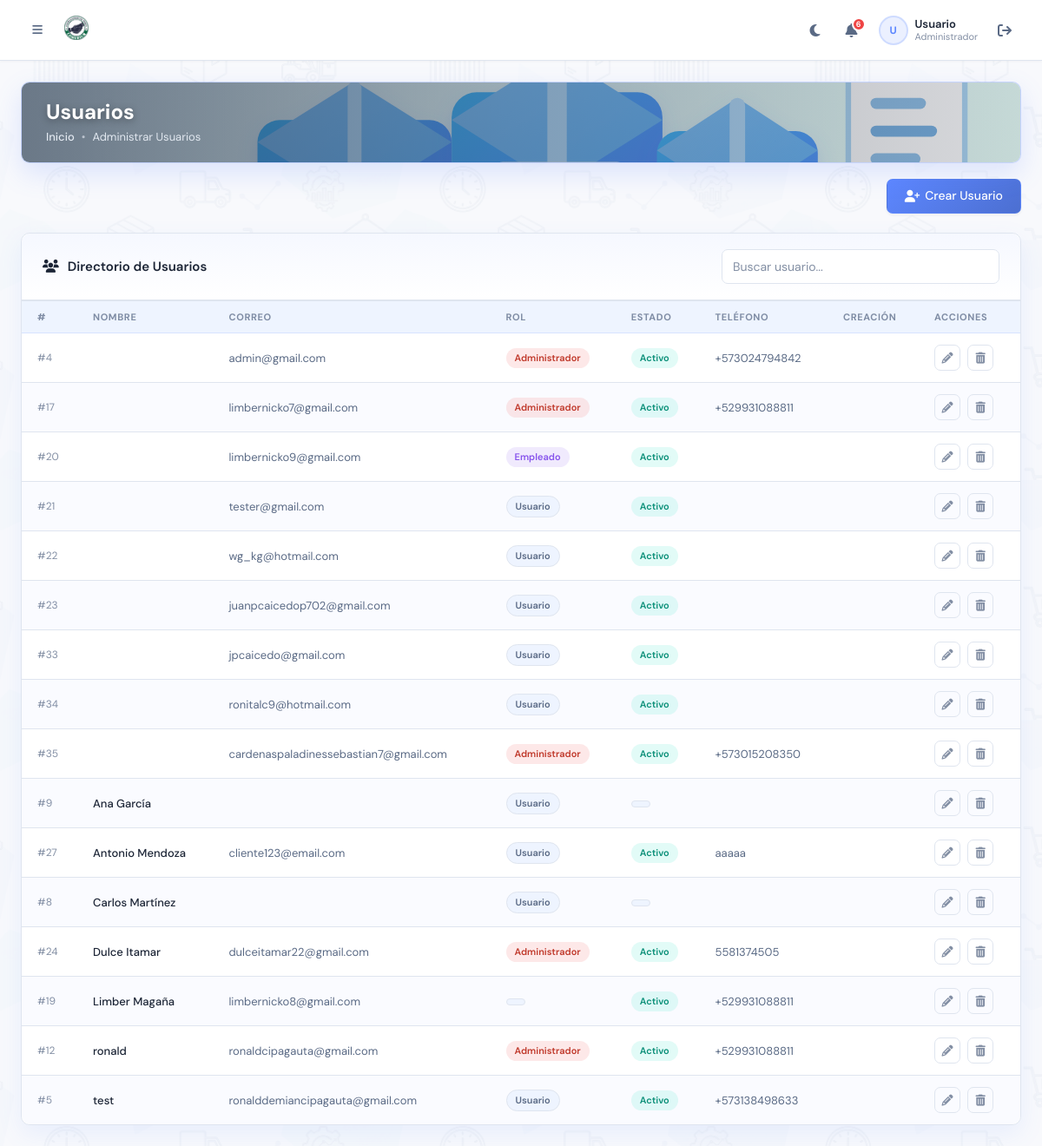
The app's page /administrar_usuarios.php (signed in) with its own data.
### tables this page shows
CREATE TABLE `Usuarios` (
  `id_usuario` int(11) NOT NULL,
  `nombre` varchar(100) DEFAULT NULL,
  `correo_electronico` varchar(100) DEFAULT NULL,
  `contrasena` varchar(255) DEFAULT NULL,
  `rol` enum('Administrador','Usuario','Empleado') DEFAULT NULL,
  `estado` enum('Activo','Inactivo') DEFAULT NULL,
  `telefono` varchar(20) DEFAULT NULL,
  `fecha_creacion` datetime DEFAULT NULL,
  `direccion` varchar(255) DEFAULT NULL
);

### utils/system_settings.php (called while the page is built, shortened)
<?php
function getSystemSettingsDefaults(): array
{
    return [
        'umbral_stock_bajo'            => 5,
        'permitir_inventario_negativo' => 0,
        'categorizacion_automatica'    => 0,
        'logo_path'                    => null,
        'banner_imagen'                => null,
        'banner_overlay_color'         => '#0f172a',
        'banner_overlay_opacidad'      => 0.56,
        'banner_texto_primario'        => '#ffffff',
        'banner_texto_secundario'      => '#e2e8f0',
        'color_acento'                 => '#5d87ff',
        'nombre_instancia'             => 'Master Inventario',
        'moneda_codigo'                => 'MXN',
        'posicion_moneda'              => 'antes',
        'formato_fecha'                => 'd/m/Y',
        'formato_hora'                 => 'H:i',
        'zona_horaria'                 => 'America/Mexico_City',
        'densidad_tablas'              => 'comoda',
        'modo_oscuro_permanente'       => 0,
        'logs_actividad'               => 1,
        'tamano_fuente'                => 'mediano',
        'bg_imagen'                    => null,
        'bg_opacidad'                  => 0.22,
    ];
}
function getSystemSettings(): array
{
    if (isset($GLOBALS['SYSTEM_SETTINGS']) && is_array($GLOBALS['SYSTEM_SETTINGS'])) {
        return $GLOBALS['SYSTEM_SETTINGS'];
    }
    return getSystemSettingsDefaults();
}
function systemSetting(string $key, mixed $default = null): mixed
{
    $settings = getSystemSettings();
    return $settings[$key] ?? $default;
}
function appResolveLogoPath(): string
{
    $custom = (string)systemSetting('logo_path', '');
    return '../logo.png';
}

### utils/pagination.php (called while the page is built, shortened)
<?php
function getPaginationParams(int $defaultLimit = 25): array {
    $page  = max(1, intval($_GET['page'] ?? 1));
    $limit = in_array(intval($_GET['limit'] ?? $defaultLimit), [10, 25, 50, 100])
        ? intval($_GET['limit'] ?? $defaultLimit)
        : $defaultLimit;
    $offset = ($page - 1) * $limit;
    return ['page' => $page, 'limit' => $limit, 'offset' => $offset];
}

### utils/db.php (called while the page is built, shortened)
<?php
function dbQuery(mysqli $conn, string $sql, string $types = '', mixed ...$params): mysqli_result|bool {
    $stmt = $conn->prepare($sql);
    if ($types && $params) {
        $stmt->bind_param($types, ...$params);
    }
    if (!$stmt->execute()) {
        error_log("DB execute error: " . $stmt->error . " | SQL: $sql");
        $stmt->close();
        return false;
    }
    $result = $stmt->get_result();
    return $result ?: true;
}
function dbFetchAll(mysqli $conn, string $sql, string $types = '', mixed ...$params): array {
    $result = dbQuery($conn, $sql, $types, ...$params);
    return $result->fetch_all(MYSQLI_ASSOC);
}

### administrar_usuarios.php (the view, shortened to what this page needs)
<?php
require_once 'config.php';
['page' => $page, 'limit' => $limit, 'offset' => $offset] = getPaginationParams(25);
$usuarios = dbFetchAll($conn,
    "SELECT id_usuario, correo_electronico, nombre, rol, estado, telefono, fecha_creacion, direccion FROM Usuarios ORDER BY nombre ASC LIMIT ? OFFSET ?",
    "ii", $limit, $offset
);
include('layout/sidebar.php');
?>
<div class="page-banner">
    <div class="page-banner-content">
        <h1>Usuarios</h1>
        <div class="page-banner-breadcrumb">
            <a href="dashboard.php">Inicio</a>
            <span class="sep">•</span>
            <span>Administrar Usuarios</span>
        </div>
    </div>
    <img src="assets/images/breadcrumb/inventario_productos_banner.svg" alt="Banner de inventario de productos" class="page-banner-img">
</div>
<div class="module-actions-row">
    <button type="button" class="btn-primary-master" onclick="openModal('createUserModal')">
        <i class="fas fa-user-plus"></i> Crear Usuario
    </button>
</div>
<div class="card-master">
    <div class="card-header-master">
        <h3><i class="fas fa-users icon-pink"></i>Directorio de Usuarios</h3>
        <div class="table-search-wrap no-icon">
            <input type="text" id="tableSearchUsers" class="table-search-input" placeholder="Buscar usuario...">
        </div>
    </div>
    <?php if (!empty($usuarios)): ?>
    <div class="table-wrap">
        <table class="data-table" id="usersTable">
            <thead>
                <tr>
                    <th>#</th>
                    <th>Nombre</th>
                    <th>Correo</th>
                    <th>Rol</th>
                    <th>Estado</th>
                    <th>Teléfono</th>
                    <th>Creación</th>
                    <th>Acciones</th>
                </tr>
            </thead>
            <tbody>
                <?php foreach ($usuarios as $row): ?>
                <tr>
                    <td class="td-muted">#<?= htmlspecialchars($row['id_usuario']) ?></td>
                    <td class="td-primary"><?= htmlspecialchars($row['nombre']) ?></td>
                    <td><?= htmlspecialchars($row['correo_electronico']) ?></td>
                    <td>
                        <span class="badge-pill <?= $row['rol'] === 'Administrador' ? 'badge-danger' : ($row['rol'] === 'Empleado' ? 'badge-info' : 'badge-neutral') ?>">
                            <?= htmlspecialchars($row['rol']) ?>
                        </span>
                    </td>
                    <td>
                        <span class="badge-pill <?= $row['estado'] === 'Activo' ? 'badge-success' : 'badge-neutral' ?>">
                            <?= htmlspecialchars($row['estado']) ?>
                        </span>
                    </td>
                    <td><?= htmlspecialchars($row['telefono']) ?></td>
                    <td><?= htmlspecialchars($row['fecha_creacion']) ?></td>
                    <td>
                        <div class="td-actions">
                            <button class="btn-icon" title="Editar" onclick="openEditModal(
                                '<?= intval($row['id_usuario']) ?>',
                                '<?= htmlspecialchars($row['correo_electronico'], ENT_QUOTES) ?>',
                                '<?= htmlspecialchars($row['nombre'], ENT_QUOTES) ?>',
                                '<?= htmlspecialchars($row['rol'], ENT_QUOTES) ?>',
                                '<?= htmlspecialchars($row['estado'], ENT_QUOTES) ?>',
                                '<?= htmlspecialchars($row['telefono'], ENT_QUOTES) ?>',
                                '<?= htmlspecialchars($row['direccion'], ENT_QUOTES) ?>'
                            )"><i class="fas fa-pencil-alt"></i></button>
                            <a href="administrar_usuarios.php?delete=<?= intval($row['id_usuario']) ?>" class="btn-icon danger" title="Eliminar" onclick="return confirm('¿Eliminar este usuario?');">
                                <i class="fas fa-trash-alt"></i>
                            </a>
                        </div>
                    </td>
                </tr>
                <?php endforeach; ?>
            </tbody>
        </table>
    </div>
    <?php endif; ?>
</div>
<?php include('layout/footer_main.php'); ?>

### layout/sidebar.php (shortened to what this page needs)
<?php
$user_role   = $_SESSION['user_role'] ?? '';
$user_nombre = $_SESSION['nombre'] ?? 'Usuario';
$user_foto = $_SESSION['foto_perfil'] ?? '';
$user_avatar_fit = (string)($_SESSION['avatar_fit'] ?? 'cover');
$instance_name = (string)systemSetting('nombre_instancia', 'Master Inventario');
$instance_logo = appResolveLogoPath();
$stock_threshold = max(0, (int)systemSetting('umbral_stock_bajo', 5));
$html_classes = [];
$html_class_attr = implode(' ', $html_classes);
$alertas_nav = 0;
if (!empty($_SESSION['user_id']) && isset($conn)) {
    $stmt_alert = $conn->prepare("SELECT COUNT(*) AS total FROM Inventario WHERE cantidad_disponible <= ?");
    if ($stmt_alert) {
        $stmt_alert->bind_param("i", $stock_threshold);
        $stmt_alert->execute();
        $alertas_nav = (int)$stmt_alert->get_result()->fetch_assoc()['total'];
    }
}
?>
<!DOCTYPE html>
<html lang="es" id="html-root" class="<?= htmlspecialchars($html_class_attr, ENT_QUOTES, 'UTF-8') ?>">
<head>
    <link rel="stylesheet" href="https://cdnjs.cloudflare.com/ajax/libs/font-awesome/6.5.0/css/all.min.css">
    <link rel="stylesheet" href="styles/template-theme.css">
    <link rel="stylesheet" href="styles/components.css">
</head>
<body>
<div class="layout">
    <div class="body-wrapper">
        <header class="topbar" id="topbar">
            <div class="topbar-left">
                <button class="mobile-toggle" id="sidebarToggle" aria-label="Abrir menú">
                    <i class="fas fa-bars"></i>
                </button>
                <div class="topbar-logo">
                    <a href="index.php">
                        <img src="<?= htmlspecialchars($instance_logo, ENT_QUOTES, 'UTF-8') ?>" alt="<?= htmlspecialchars($instance_name, ENT_QUOTES, 'UTF-8') ?>" style="height:28px; width:auto;">
                    </a>
                </div>
            </div>
            <div class="topbar-right">
                <button class="theme-toggle" id="themeToggle" title="Cambiar tema" aria-label="Cambiar tema claro/oscuro">
                    <i class="fas fa-moon theme-icon-light"></i>
                </button>
                <button class="icon-btn" title="Alertas de stock" onclick="window.location='gestion_inventario.php'">
                    <i class="fas fa-bell"></i>
                    <?php if ($alertas_nav > 0): ?>
                        <span class="badge-count"><?= $alertas_nav > 9 ? '9+' : $alertas_nav ?></span>
                    <?php endif; ?>
                </button>
                <a href="perfil.php" class="header-profile">
                    <div class="user-avatar">
                        <?php if (!empty($user_foto) && file_exists(__DIR__ . '/../' . $user_foto)): ?>
                            <img src="<?= htmlspecialchars($user_foto) ?>?v=<?= $_SESSION['foto_v'] ?? 1 ?>" alt="Foto" style="width:100%;height:100%;object-fit:<?= $user_avatar_fit === 'contain' ? 'contain' : 'cover' ?>;background:rgba(255,255,255,0.12);border-radius:inherit;">
                        <?php else: ?>
                            <?= strtoupper(mb_substr($user_nombre, 0, 1)) ?>
                        <?php endif; ?>
                    </div>
                    <div class="header-profile-info">
                        <span class="header-profile-name"><?= htmlspecialchars($user_nombre, ENT_QUOTES, 'UTF-8') ?></span>
                        <span class="header-profile-role"><?= htmlspecialchars($user_role, ENT_QUOTES, 'UTF-8') ?></span>
                    </div>
                </a>
                <a href="logout.php" class="icon-btn" title="Cerrar sesión">
                    <i class="fas fa-arrow-right-from-bracket"></i>
                </a>
            </div>
        </header>
        <div class="page-content">

### layout/footer_main.php (shortened to what this page needs)
        </div>
    </div>
</div>
</body>
</html>

### records on screen
usuarios: id_usuario "4", correo_electronico "admin@gmail.com", rol "Administrador", estado "Activo", telefono "+573024794842"
usuarios: id_usuario "17", correo_electronico "limbernicko7@gmail.com", rol "Administrador", estado "Activo", telefono "+529931088811"
usuarios: id_usuario "20", correo_electronico "limbernicko9@gmail.com", rol "Empleado", estado "Activo"
usuarios: id_usuario "21", correo_electronico "tester@gmail.com", rol "Usuario", estado "Activo"
usuarios: id_usuario "22", correo_electronico "wg_kg@hotmail.com", rol "Usuario", estado "Activo"
usuarios: id_usuario "23", correo_electronico "juanpcaicedop702@gmail.com", rol "Usuario", estado "Activo"
usuarios: id_usuario "33", correo_electronico "jpcaicedo@gmail.com", rol "Usuario", estado "Activo"
usuarios: id_usuario "34", correo_electronico "ronitalc9@hotmail.com", rol "Usuario", estado "Activo"
usuarios: id_usuario "35", correo_electronico "cardenaspaladinessebastian7@gmail.com", rol "Administrador", estado "Activo", telefono "+573015208350"
usuarios: id_usuario "9", nombre "Ana García", rol "Usuario"
usuarios: id_usuario "27", nombre "Antonio Mendoza", correo_electronico "cliente123@email.com", rol "Usuario", estado "Activo", telefono "aaaaa"
usuarios: id_usuario "8", nombre "Carlos Martínez", rol "Usuario"
usuarios: id_usuario "24", nombre "Dulce Itamar", correo_electronico "dulceitamar22@gmail.com", rol "Administrador", estado "Activo", telefono "5581374505"
usuarios: id_usuario "19", nombre "Limber Magaña", correo_electronico "limbernicko8@gmail.com", estado "Activo", telefono "+529931088811"
usuarios: id_usuario "12", nombre "ronald", correo_electronico "ronaldcipagauta@gmail.com", rol "Administrador", estado "Activo", telefono "+529931088811"
usuarios: id_usuario "5", nombre "test", correo_electronico "ronalddemiancipagauta@gmail.com", rol "Usuario", estado "Activo", telefono "+573138498633"

### other values on screen
$alertas_nav "6"
mb_substr($user_nombre, 0, 1) "U"
$user_nombre "Usuario"
$user_role "Administrador"
